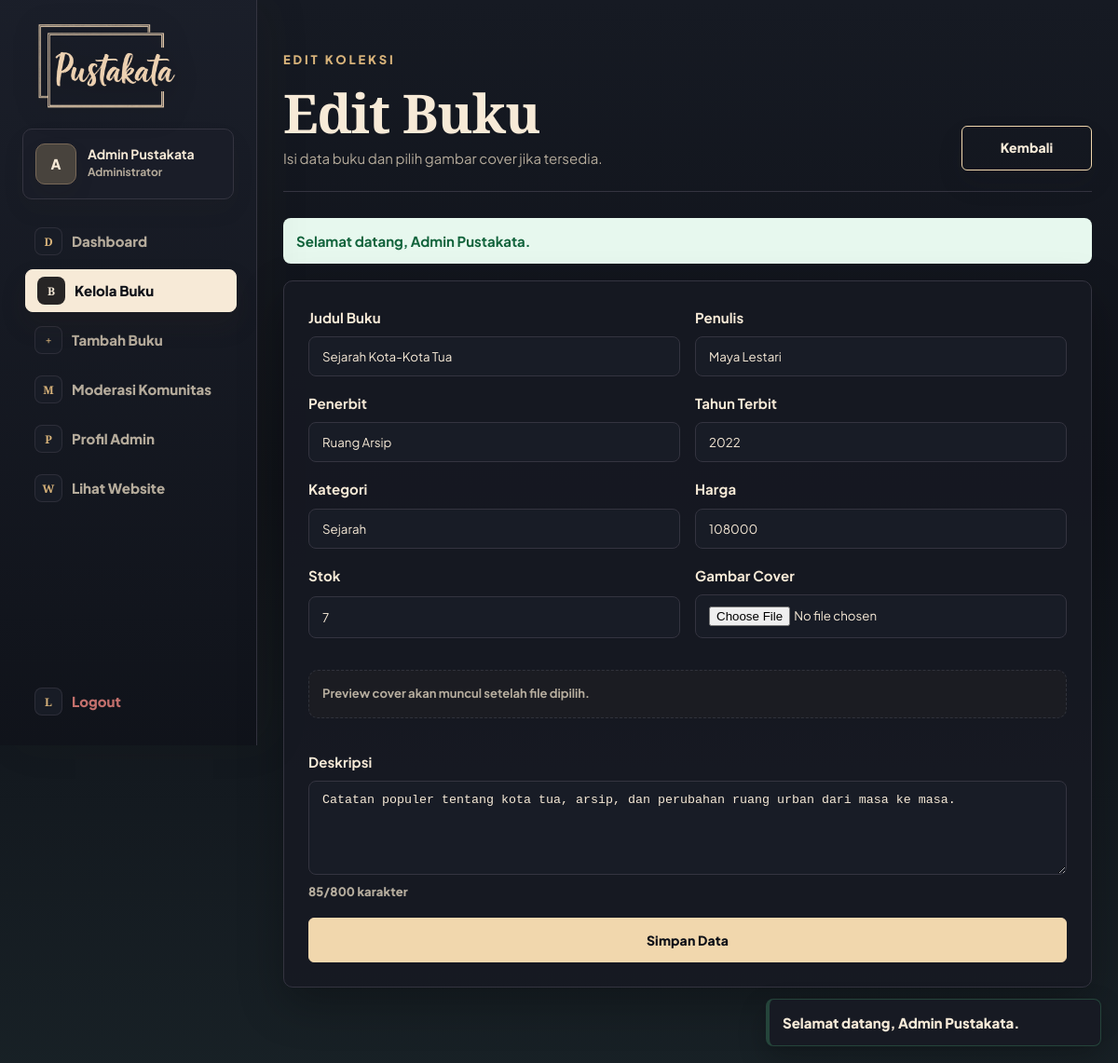
The page /admin/book-form.php?id=8 (signed in) on the database its author committed.
### tables this page shows
CREATE TABLE IF NOT EXISTS buku2 (
    id INT AUTO_INCREMENT PRIMARY KEY,
    judul VARCHAR(150) NOT NULL,
    penulis VARCHAR(120) NOT NULL,
    penerbit VARCHAR(120) NOT NULL,
    tahun_terbit YEAR NOT NULL,
    kategori VARCHAR(80) NOT NULL,
    harga INT NOT NULL DEFAULT 0,
    stok INT NOT NULL DEFAULT 0,
    gambar VARCHAR(255) DEFAULT NULL,
    deskripsi TEXT,
    created_at TIMESTAMP DEFAULT CURRENT_TIMESTAMP,
    INDEX idx_buku_kategori (kategori),
    INDEX idx_buku_judul (judul),
    INDEX idx_buku_kategori_id (kategori, id),
    INDEX idx_buku_stok (stok)
);

### admin/book-form.php (the view, shortened to what this page needs)
<?php
require_once __DIR__ . "/../config/conn.php";
$id = (int) ($_GET['id'] ?? 0);
$isEdit = $id > 0;
$book = [
    'judul' => '',
    'penulis' => '',
    'penerbit' => '',
    'tahun_terbit' => date('Y'),
    'kategori' => '',
    'harga' => '',
    'stok' => '',
    'gambar' => '',
    'deskripsi' => ''
];
if ($isEdit) {
    $stmt = mysqli_prepare($conn, "SELECT * FROM buku2 WHERE id = ? LIMIT 1");
    mysqli_stmt_bind_param($stmt, "i", $id);
    mysqli_stmt_execute($stmt);
    $result = mysqli_stmt_get_result($stmt);
    $book = mysqli_fetch_assoc($result);
}
?>
<!DOCTYPE html>
<html lang="id" data-theme="dark">
<head>
    <link rel="stylesheet" href="<?= e(asset('css/style.css')); ?>">
</head>
<body>
    <div class="admin-shell">
        <?php include partial_path('admin_sidebar.php'); ?>
        <main class="admin-main narrow">
        <div class="admin-topbar reveal reveal-up">
            <div>
                <p class="eyebrow"><?= $isEdit ? 'EDIT KOLEKSI' : 'TAMBAH KOLEKSI'; ?></p>
                <h1><?= $isEdit ? 'Edit Buku' : 'Tambah Buku'; ?></h1>
                <p>Isi data buku dan pilih gambar cover jika tersedia.</p>
            </div>
            <a href="<?= e(url('admin/books.php')); ?>" class="btn btn-outline">Kembali</a>
        </div>
        <?= flash_messages(); ?>
        <form method="POST" enctype="multipart/form-data" class="form-card reveal reveal-up" data-validate>
            <div class="form-grid">
                <label>Judul Buku
                    <input type="text" name="judul" required value="<?= e($book['judul']); ?>">
                </label>
                <label>Penulis
                    <input type="text" name="penulis" required value="<?= e($book['penulis']); ?>">
                </label>
                <label>Penerbit
                    <input type="text" name="penerbit" required value="<?= e($book['penerbit']); ?>">
                </label>
                <label>Tahun Terbit
                    <input type="number" name="tahun_terbit" min="1900" max="<?= date('Y'); ?>" required value="<?= e($book['tahun_terbit']); ?>">
                </label>
                <label>Kategori
                    <input type="text" name="kategori" required value="<?= e($book['kategori']); ?>">
                </label>
                <label>Harga
                    <input type="number" name="harga" min="0" required value="<?= e($book['harga']); ?>">
                </label>
                <label>Stok
                    <input type="number" name="stok" min="0" required value="<?= e($book['stok']); ?>">
                </label>
                <label>Gambar Cover
                    <input type="file" name="gambar" accept="image/jpeg,image/png,image/webp" data-image-preview="#coverPreview">
                </label>
            </div>
            <div class="cover-preview-box">
                <span><?= !empty($book['gambar']) ? 'Cover saat ini. Pilih file baru untuk mengganti.' : 'Preview cover akan muncul setelah file dipilih.'; ?></span>
            </div>
            <label>Deskripsi
                <textarea name="deskripsi" rows="5" maxlength="800" data-character-counter="#descriptionCounter"><?= e($book['deskripsi']); ?></textarea>
                <small class="field-hint" id="descriptionCounter">0/800 karakter</small>
            </label>
            <button type="submit" class="btn btn-primary">Simpan Data</button>
        </form>
        </main>
    </div>
</body>
</html>

### assets/css/components/feedback.css (style rules this page uses)
.cover-preview-box { display: flex; align-items: center; gap: 14px; margin: 18px 0; padding: 14px; border: 1px dashed var(--border); border-radius: 10px; background: color-mix(in srgb, var(--surface) 86%, var(--primary-soft)); color: var(--muted); font-size: 13px; font-weight: 700; }
.search-feedback, .field-hint { color: var(--muted); font-size: 13px; font-weight: 800; }

### rows shown on the page
buku2: judul "Sejarah Kota-Kota Tua", penulis "Maya Lestari", penerbit "Ruang Arsip", tahun_terbit "2022", kategori "Sejarah", harga "108000", stok "7", deskripsi "Catatan populer tentang kota tua, arsip, dan perubahan ruang urban dari masa ke masa."

### other values the page prints
substr(current_user_name(), 0, 1) "A"
current_user_name() "Admin Pustakata"
$flash['message'] "Selamat datang, Admin Pustakata."
